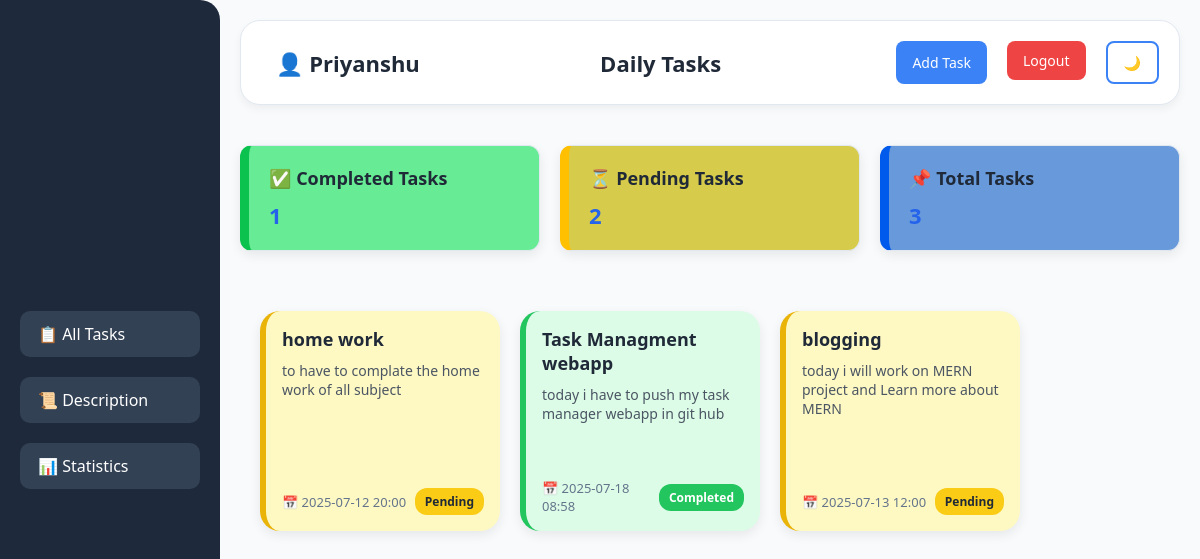
The app's page /discription_view/ (signed in) with its own data.
### myapp/models.py (models this page shows, shortened)
class Users(models.Model):
    user_name = models.CharField(max_length=100)
    email = models.EmailField(unique=True)
    password = models.CharField(max_length=100)

class Task(models.Model):
    owner = models.ForeignKey(Users, on_delete=models.CASCADE)
    title = models.CharField(max_length=200)
    description = models.TextField(blank=True)
    due_date = models.DateTimeField(null=True, blank=True)
    created_at = models.DateTimeField(auto_now_add=True)
    completed = models.BooleanField(default=False)

### myapp/views.py (the view)
# urls.py: path('discription_view/', views.discription_view, name='discription_view'),
def discription_view(request):
    email = request.session.get('email')
    if not email:
        return redirect('myapp:login')
    user = Users.objects.get(email=email)
    tasks = Task.objects.filter(owner=user)
    return render(request, 'home.html', {
        'tasks': tasks,
        'user': user,
        'current_page': 'dec.html'  # path to the inner content
    })

### templates/home.html (shortened to what this page needs)
{% load static %}
<!DOCTYPE html>
<html lang="en">
<head>
  <link rel="stylesheet" href="{% static 'home.css' %}" />
</head>
<body>
  <aside class="sidebar">
    <button class="nav-btn" onclick="window.location.href='{% url 'myapp:table' %}'">📋 All Tasks</button>
    <button class="nav-btn" onclick="window.location.href='{% url 'myapp:discription_view' %}'">📜 Description</button>
    <button class="nav-btn" onclick="window.location.href='{% url 'myapp:stat' %}'">📊 Statistics</button>
  </aside>
  <main class="main">
    <header>
      <h2>👤 {{ user.user_name }}</h2>
      <h2>Daily Tasks</h2>
      <div class="header-buttons">
        <button onclick="openModal('addTaskModal')">Add Task</button>
        <form method="POST" action="{% url 'myapp:logout' %}" style="display:inline;">
          <button type="submit" style="background-color:#ef4444;">Logout</button>
        </form>
        <button class="toggle-mode" onclick="toggleDarkMode()">🌙</button>
      </div>
    </header>
    <div class="cards">
      <div class="card completed">
        <h3>✅ Completed Tasks</h3>
        <h4 id="completed-count">0</h4>
      </div>
      <div class="card pending">
        <h3>⏳ Pending Tasks</h3>
        <h4 id="pending-count">0</h4>
      </div>
      <div class="card total">
        <h3>📌 Total Tasks</h3>
        <h4 id="total-count">0</h4>
      </div>
    </div>
      {% include current_page %}
  </main>
</body>
</html>

### templates/dec.html (shortened to what this page needs)
{% block content %}
<div class="task-list-grid">
  {% for task in tasks %}
    <div class="task-card-square {% if task.completed %}done{% else %}pending{% endif %}">
      <h3 class="task-title">{{ task.title }}</h3>
      <p class="task-desc">{{ task.description }}</p>
      <div class="task-bottom">
        <span class="due">📅 {{ task.due_date|date:"Y-m-d H:i" }}</span>
        <span class="status-badge {% if task.completed %}badge-done{% else %}badge-pending{% endif %}">
          {% if task.completed %}Completed{% else %}Pending{% endif %}
        </span>
      </div>
    </div>
  {% empty %}
    <p>No tasks available.</p>
  {% endfor %}
</div>
{% endblock %}

### static/home.css (style rules this page uses)
:root { --bg: #f8fafc; --sidebar: #1e293b; --text: #1f2937; --card-bg: #ffffff; --btn: #3b82f6; --btn-hover: #2563eb; --border: #e2e8f0; }
* { box-sizing: border-box; margin: 0; padding: 0; font-family: 'Segoe UI', sans-serif; transition: background-color 0.3s, color 0.3s; }
body { background-color: var(--bg); color: var(--text); min-height: 100vh; display: flex; }
.sidebar { justify-content: center; width: 220px; background-color: var(--sidebar); padding: 30px 20px; display: flex; flex-direction: column; gap: 103px; border-radius: 0 20px 20px 0; }
.nav-btn { background-color: #334155; color: white; padding: 12px 18px; border: none; border-radius: 10px; font-size: 16px; cursor: pointer; text-align: left; transition: background-color 0.3s, transform 0.2s; }
.main { flex: 1; display: flex; flex-direction: column; padding: 20px; gap: 20px; }
header { display: flex; justify-content: space-between; align-items: center; background-color: var(--card-bg); padding: 20px 30px; border-radius: 20px; box-shadow: 0 4px 8px rgba(0,0,0,0.05); border: 1px solid var(--border); }
header h2 { margin: 0 15px; font-size: 22px; }
.header-buttons { display: flex; gap: 10px; }
.header-buttons button { background-color: var(--btn); color: white; border: none; padding: 10px 16px; border-radius: 8px; cursor: pointer; font-size: 14px; }
.toggle-mode { background: transparent; color: var(--btn); border: 2px solid var(--btn); }
.cards { display: flex; gap: 20px; flex-wrap: wrap; }
.card { background-color: var(--card-bg); padding: 20px; border-radius: 16px; box-shadow: 0 4px 12px rgba(0, 0, 0, 0.08); flex: 1; min-width: 250px; border: 1px solid var(--border); }
.card h3 { font-size: 18px; margin-bottom: 10px; }
.card h4 { font-size: 22px; color: var(--btn-hover); }
.badge-pending { background-color: #facc15; color: #1f2937; }
.badge-done { background-color: #22c55e; }
.card.completed { background-color: #67eb95; border-left: 9px solid #0bc24e; }
.card.pending { background-color: #d6cb4a; border-left: 9px solid #ffc002; }
.card.total { background-color: #689adb; border-left: 9px solid #005aeb; }
:root { --bg: #f8fafc; --sidebar: #1e293b; --text: #1f2937; --card-bg: #ffffff; --btn: #3b82f6; --btn-hover: #2563eb; --border: #e2e8f0; --modal-bg: #ffffff; --modal-shadow: rgba(0, 0, 0, 0.2); }
body { background-color: var(--bg); color: var(--text); display: flex; min-height: 100vh; }
.sidebar { width: 220px; background-color: var(--sidebar); padding: 30px 20px; display: flex; flex-direction: column; gap: 20px; border-radius: 0 20px 20px 0; }
.nav-btn { background-color: #334155; color: white; padding: 12px 18px; border: none; border-radius: 10px; font-size: 16px; cursor: pointer; text-align: left; }
.main { flex: 1; display: flex; flex-direction: column; padding: 20px; }
header { display: flex; justify-content: space-between; align-items: center; background-color: var(--card-bg); padding: 20px; border-radius: 20px; box-shadow: 0 4px 8px rgba(0,0,0,0.05); border: 1px solid var(--border); }
.header-buttons button { background-color: var(--btn); color: white; border: none; padding: 10px 16px; border-radius: 8px; margin-left: 10px; }
.header-buttons .toggle-mode { background: transparent; color: var(--btn); border: 2px solid var(--btn); }
.cards { display: flex; gap: 20px; margin-top: 20px; margin-bottom: 20px; }
.card { flex: 1; padding: 20px; border-radius: 12px; background-color: var(--card-bg); box-shadow: 0 4px 12px rgba(0,0,0,0.08); border-left: 6px solid transparent; }
.completed { border-left-color: #22c55e; background-color: #dcfce7; }
.pending { border-left-color: #eab308; background-color: #fef9c3; }
.total { border-left-color: #3b82f6; background-color: #dbeafe; }
.badge-pending { background: #facc15; color: #1f2937; }
.badge-done { background: #22c55e; }

### records on screen
Users: user_name "Priyanshu"
Task: title "home work", description "to have to complate the home work of all subject", due_date "2025-07-12 20:00", completed "Pending"
Task: title "Task Managment webapp", description "today i have to push my task manager webapp in git hub", due_date "2025-07-18 08:58", completed "Completed"
Task: title "blogging", description "today i will work on MERN project and Learn more about MERN", due_date "2025-07-13 12:00", completed "Pending"
